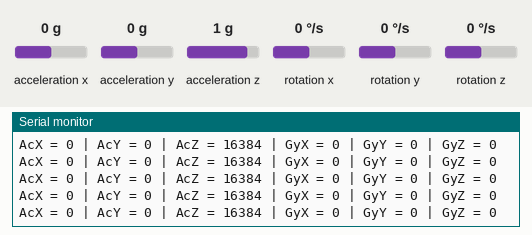
Recording of a sketch running on a simulated Arduino Uno, built with avr-gcc and run on an emulated ATmega328P. Shown: the last lines printed to the serial monitor. Wiring (inferred from the names in the program): MPU-6050 motion sensor at I2C address 0x68. The test bench sets the inputs (shaded band); at power-on: acceleration x 0 g, acceleration y 0 g, rotation x 0 °/s, acceleration z 1 g, rotation y 0 °/s, rotation z 0 °/s.

Above: at 1.2 s.
1.3 s: acceleration x set to -1.4 g
At 1.34 s:
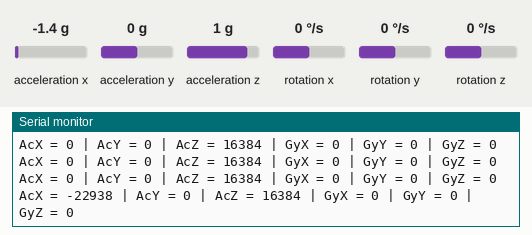
4.3 s: acceleration y set to -1.4 g
At 4.49 s:
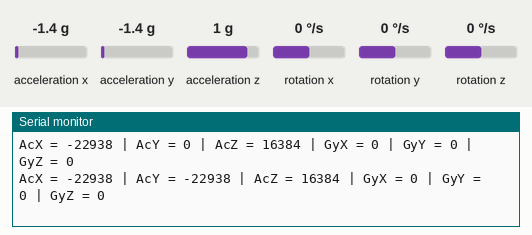
7.3 s: rotation x set to -192 °/s
At 7.46 s:
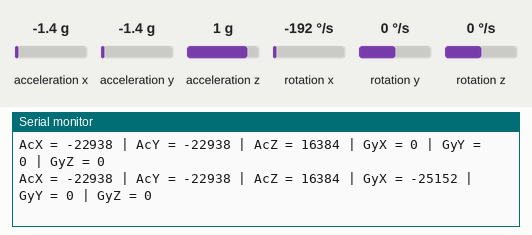
10.3 s: acceleration z set to -1.4 g
At 10.35 s:
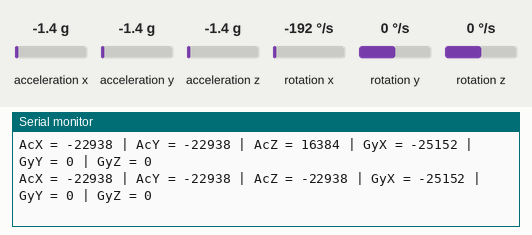
13.3 s: rotation y set to -192 °/s
At 13.49 s:
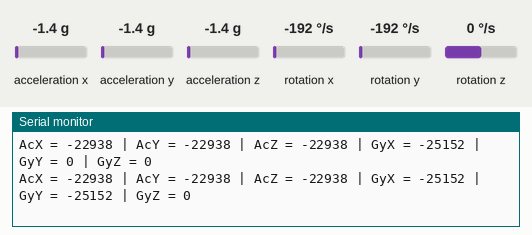
16.3 s: rotation z set to 12 °/s
At 16.53 s:
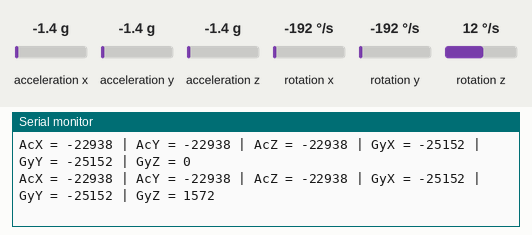

The sketch:

test_reads.ino
```cpp
// MPU-6050 Short Example Sketch
// By Arduino User JohnChi
// August 17, 2014
// Public Domain
#include<Wire.h>
#include <Adafruit_MPU6050.h>
#include <Adafruit_Sensor.h>
#include <Wire.h>

Adafruit_MPU6050 mpu;
const int MPU_addr=0x68; // I2C address of the MPU-6050
int16_t AcX,AcY,AcZ,Tmp,GyX,GyY,GyZ;
void setup(){
Wire.begin();
// Wire.beginTransmission(MPU_addr);
// Wire.write(0x6B); // PWR_MGMT_1 register
// Wire.write(0x00); // set to zero (wakes up the MPU-6050)
// Wire.endTransmission(true);
// //Gyro config
// Wire.beginTransmission(MPU_addr);       //begin, Send the slave adress (in this case 68)
// Wire.write(0x1B);                       //We want to write to the GYRO_CONFIG register (1B hex)
// Wire.write(0x00);                       //Set the register bits as 00000000 (250 full scale)
// Wire.endTransmission(true);             //End the transmission with the gyro
// //Acc config
// Wire.beginTransmission(MPU_addr);       //Start communication with the address found during search.
// Wire.write(0x1C);                       //We want to write to the ACCEL_CONFIG register
// Wire.write(0x00);                       //Set the register bits as 00000000 (+/- 2g full scale range)
// Wire.endTransmission(true);

  // power management
  Wire.beginTransmission(0b1101000);          // Start the communication by using address of MPU
  Wire.write(0x6B);                           // Access the power management register
  Wire.write(0b00000000);                     // Set sleep = 0
  Wire.endTransmission();                     // End the communication

  // configure gyro
  Wire.beginTransmission(0b1101000);
  Wire.write(0x1B);                           // Access the gyro configuration register
  Wire.write(0b00000000);
  Wire.endTransmission();

  // configure accelerometer
  Wire.beginTransmission(0b1101000);
  Wire.write(0x1C);                           // Access the accelerometer configuration register
  Wire.write(0b00000000);
  Wire.endTransmission();


Serial.begin(9600);
}

void loop(){
Wire.beginTransmission(MPU_addr);
Wire.write(0x3B); // starting with register 0x3B (ACCEL_XOUT_H)
Wire.endTransmission(false);
Wire.requestFrom(MPU_addr,14,true); // request a total of 14 registers
AcX=Wire.read()<<8|Wire.read(); // 0x3B (ACCEL_XOUT_H) & 0x3C (ACCEL_XOUT_L)
AcY=Wire.read()<<8|Wire.read(); // 0x3D (ACCEL_YOUT_H) & 0x3E (ACCEL_YOUT_L)
AcZ=Wire.read()<<8|Wire.read(); // 0x3F (ACCEL_ZOUT_H) & 0x40 (ACCEL_ZOUT_L)
Tmp=Wire.read()<<8|Wire.read(); // 0x41 (TEMP_OUT_H) & 0x42 (TEMP_OUT_L)
GyX=Wire.read()<<8|Wire.read(); // 0x43 (GYRO_XOUT_H) & 0x44 (GYRO_XOUT_L)
GyY=Wire.read()<<8|Wire.read(); // 0x45 (GYRO_YOUT_H) & 0x46 (GYRO_YOUT_L)
GyZ=Wire.read()<<8|Wire.read(); // 0x47 (GYRO_ZOUT_H) & 0x48 (GYRO_ZOUT_L)
Serial.print("AcX = ");
Serial.print(AcX);
Serial.print(" | AcY = ");
Serial.print(AcY);
Serial.print(" | AcZ = ");
Serial.print(AcZ);
//Serial.print(” | Tmp = “); Serial.print(Tmp/340.00+36.53); //equation for temperature in degrees C from datasheet
Serial.print(" | GyX = ");
Serial.print(GyX);
Serial.print(" | GyY = ");
Serial.print(GyY);
Serial.print(" | GyZ = ");
Serial.println(GyZ);
delay(100);
}
```

Measured:
- after the input at 1.3 s, the serial monitor: prints a new line at once (image 1)
- after the input at 4.3 s, the serial monitor: prints a new line after 0.08 s (image 2)
- after the input at 7.3 s, the serial monitor: prints a new line after 0.05 s (image 3)
- after the input at 10.3 s, the serial monitor: prints a new line after 0.05 s (image 4)
- after the input at 13.3 s, the serial monitor: prints a new line after 0.07 s (image 5)
- after the input at 16.3 s, the serial monitor: prints a new line after 0.11 s (image 6)
